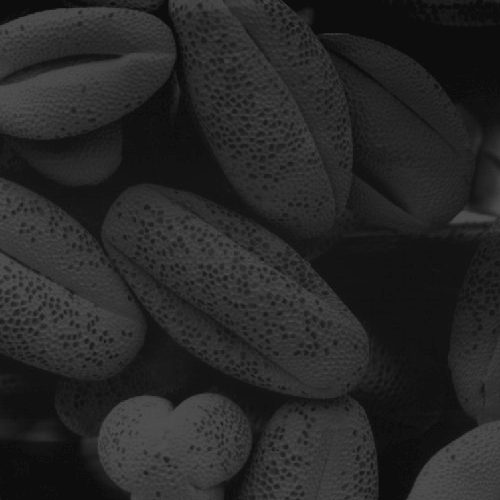
#> input picture image dataset/shells.tif, 500 x 500 px
$ python Question_5.py
#> lines starting #> are read from the running program, lines starting #| are printed output that depends on the picture
#> further down, image is the input picture: shape (500, 500); min 13, max 83, mean 38.7
import cv2
import numpy as np
import matplotlib.pyplot as plt

# Function to apply histogram equalization
def histogram_equalization(f):
    L = 256  # Number of gray levels
    M, N = f.shape  # Get image dimensions
#> M = 500; N = 500

    # Get histogram
    hist = cv2.calcHist([f], [0], None, [L], [0, L]).flatten()
#> hist = 256 values, max 17718 at index 13, min 0 at index 0, mean 976.6

    # Calculate CDF
    cdf = hist.cumsum()
#> cdf = 256 values from 0 to 250000

    # Normalize CDF to the range [0, L-1]
    cdf_normalized = (L - 1) * cdf / cdf[-1]
#> cdf_normalized = 256 values from 0 to 255

    # Define transformation function
    t = np.array([cdf_normalized[k] for k in range(L)]).astype("uint8")
#> t = 256 values from 0 to 255

    # Apply the transformation
    return t[f]
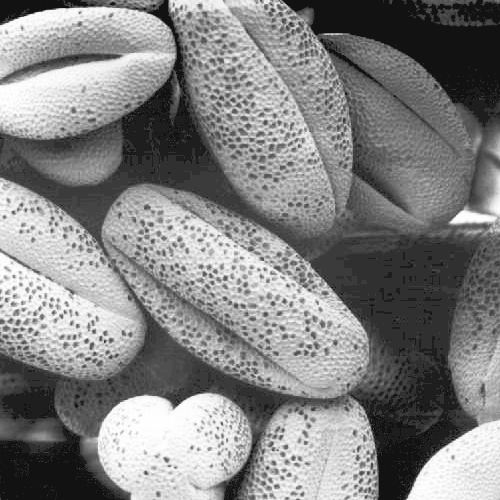
#> returned value: shape (500, 500); min 18, max 255, mean 130.5

# Load the image in grayscale
image = cv2.imread('image dataset/shells.tif', 0)  # The 0 flag ensures the image is loaded in grayscale

# Check if the image is loaded properly
if image is None:
    print("Error: Unable to load image.")
else:
    # Apply histogram equalization
    hist_equalized = histogram_equalization(image)

    # Create a figure with 2 rows and 2 columns
    fig, axs = plt.subplots(2, 2, figsize=(12, 10))

    # Display the original image
    axs[0, 0].imshow(image, cmap='gray')
    axs[0, 0].set_title('Original Image')
    axs[0, 0].axis('off')

    # Display the equalized image
    axs[0, 1].imshow(hist_equalized, cmap='gray')
    axs[0, 1].set_title('Equalized Image')
    axs[0, 1].axis('off')

    # Plot the histogram for the original image
    axs[1, 0].hist(image.ravel(), bins=256, color='blue', alpha=0.5)
    axs[1, 0].set_title('Original Image Histogram')

    # Plot the histogram for the equalized image
    axs[1, 1].hist(hist_equalized.ravel(), bins=256, color='red', alpha=0.5)
    axs[1, 1].set_title('Equalized Image Histogram')

    # Adjust the layout for better spacing
    plt.tight_layout()

    # Show the figure
    plt.show()
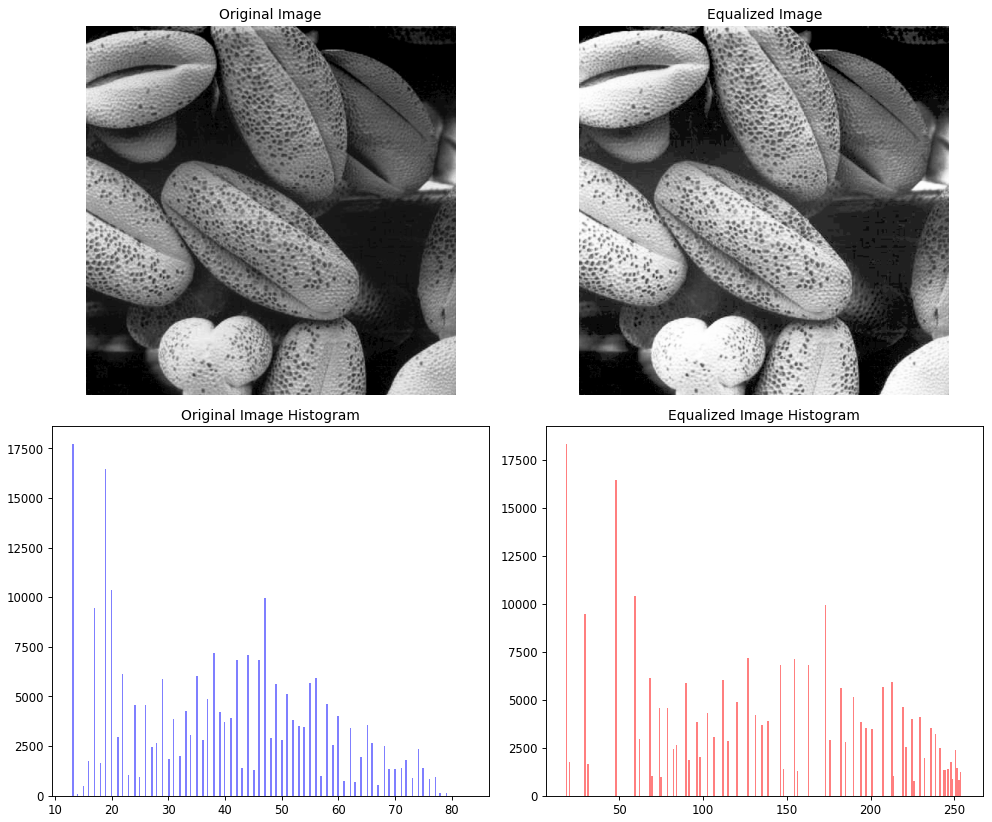
#> figure drawn by matplotlib, 4 panels; panel 3: tallest bar 17718 high, from x = 13 to 13.27; panel 4: tallest bar 18320 high, from x = 18 to 18.93
